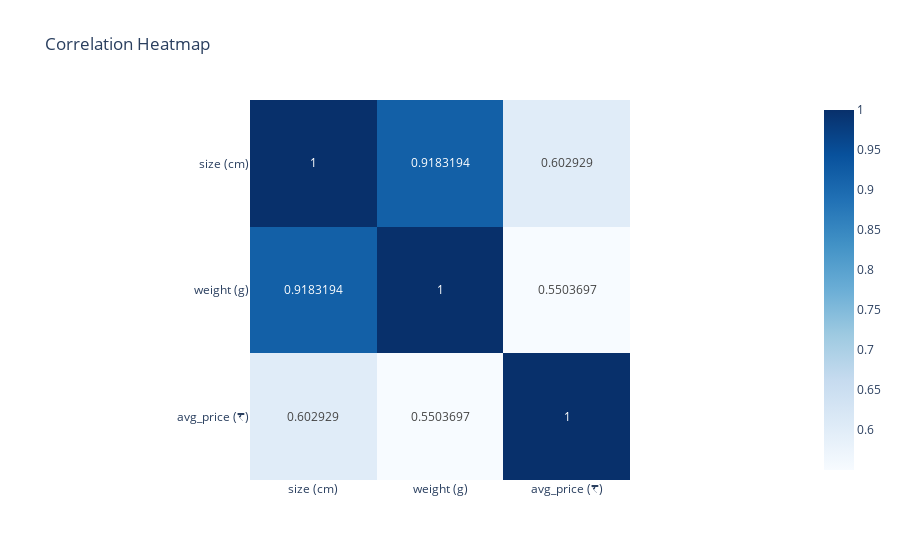

The notebook cell saved with this chart:
### Code cell
# Correlations heatmap, to see how numerical features relate to each other

corr = fruit_data[['size (cm)', 'weight (g)', 'avg_price (₹)']].corr()
fig = px.imshow(corr, text_auto=True, color_continuous_scale='blues',
                title='Correlation Heatmap')
fig.show()

### Figure 1 — Plotly figure (JSON) as saved in the notebook; plotly's stock layout.template omitted (floating-point values rounded to 4 significant figures)
{"data": [{"coloraxis": "coloraxis", "hovertemplate": "x: %{x}<br>y: %{y}<br>color: %{z}<extra></extra>", "name": "0", "texttemplate": "%{z}", "type": "heatmap", "x": ["size (cm)", "weight (g)", "avg_price (₹)"], "xaxis": "x", "y": ["size (cm)", "weight (g)", "avg_price (₹)"], "yaxis": "y", "z": [[1.0, 0.9183, 0.6029], [0.9183, 1.0, 0.5504], [0.6029, 0.5504, 1.0]]}], "layout": {"coloraxis": {"colorscale": [[0, "rgb(247,251,255)"], [0.125, "rgb(222,235,247)"], [0.25, "rgb(198,219,239)"], [0.375, "rgb(158,202,225)"], [0.5, "rgb(107,174,214)"], [0.625, "rgb(66,146,198)"], [0.75, "rgb(33,113,181)"], [0.875, "rgb(8,81,156)"], [1, "rgb(8,48,107)"]]}, "title": {"text": "Correlation Heatmap"}, "xaxis": {"anchor": "y", "constrain": "domain", "domain": [0, 1], "scaleanchor": "y"}, "yaxis": {"anchor": "x", "autorange": "reversed", "constrain": "domain", "domain": [0, 1]}}}
